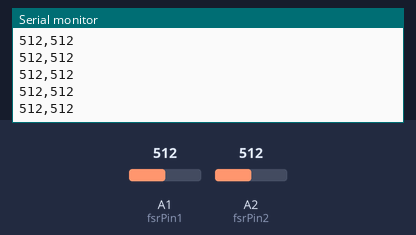
Recording of a sketch running on a simulated Arduino Uno, built with avr-gcc and run on an emulated ATmega328P. Shown: the last lines printed to the serial monitor. The inputs (shaded band) are chosen by the test bench; at power-on: A1 (fsrPin1) = 512, A2 (fsrPin2) = 512.

Above: at 1.2 s.
1.3 s: A1 (fsrPin1) set to 716
At 1.33 s:
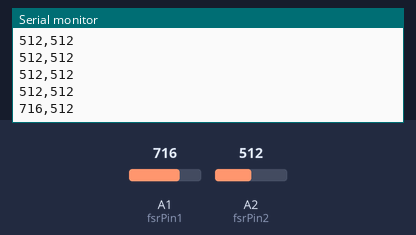
2.8 s: A2 (fsrPin2) set to 716
At 2.8 s:
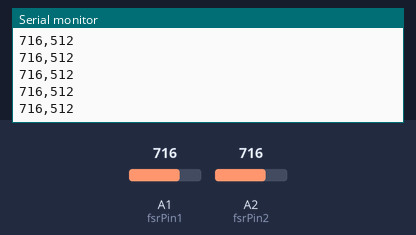
4.3 s: A1 (fsrPin1) set to 900
At 4.31 s:
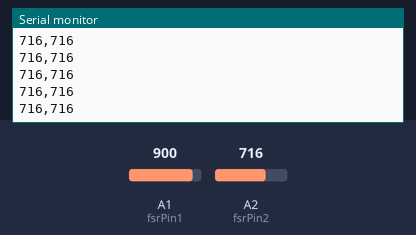
5.8 s: A2 (fsrPin2) set to 900
At 5.83 s:
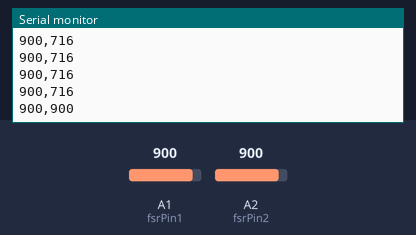
Timing chart, 0 to 8.3 s (numbered marks = the images above; inputs shaded):
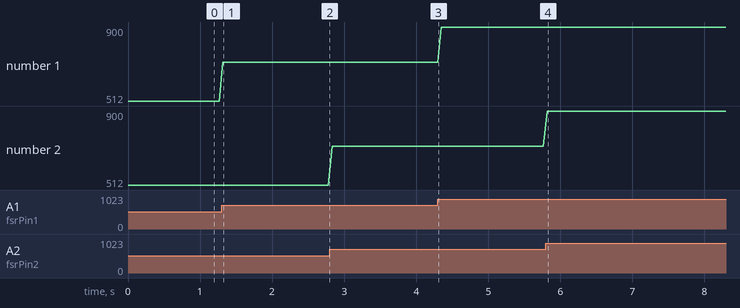

Measured:
- after the input at 1.3 s, the serial monitor: prints a new line at once (image 1)
- after the input at 5.8 s, the serial monitor: prints a new line at once (image 4)
- plotted number 1: 512 → 716 after the input at 1.3 s, 716 → 900 after the input at 4.3 s

The sketch:

FSR.ino
```cpp
const int fsrPin1 = A1;
const int fsrPin2 = A2;

void setup() {
  Serial.begin(115200);
}

void loop() {
  int fsrReading1 = analogRead(fsrPin1);
  int fsrReading2 = analogRead(fsrPin2);

  Serial.print(fsrReading1);
  Serial.print(",");
  Serial.println(fsrReading2);

  delay(50); // Небольшая задержка для стабилизации данных
}
```
